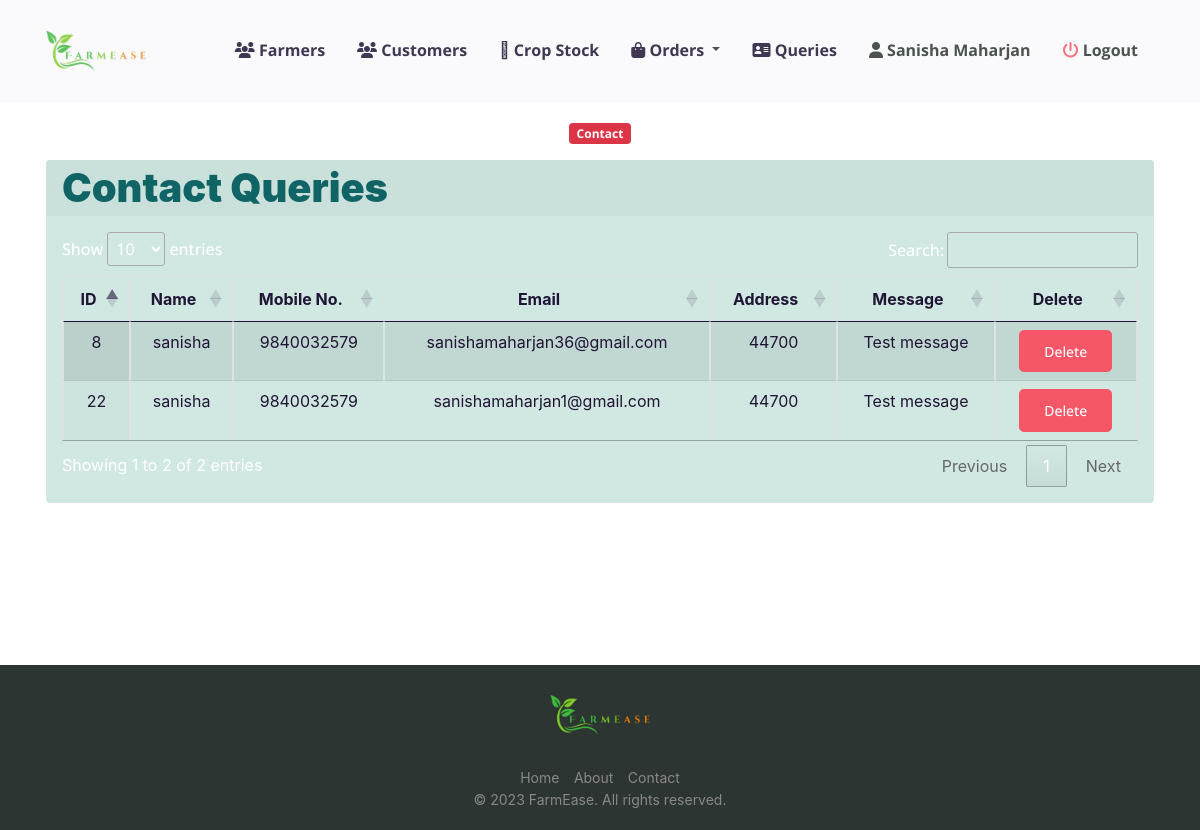
Page /admin/aviewmsg.php (signed in) on the committed database.
### tables this page shows
CREATE TABLE `contactus` (
  `c_id` int(11) NOT NULL,
  `c_name` varchar(100) NOT NULL,
  `c_mobile` varchar(100) NOT NULL,
  `c_email` varchar(100) NOT NULL,
  `c_address` varchar(500) NOT NULL,
  `c_message` text NOT NULL
);

### admin/asession.php (called while the page is built, shortened)
<?php
$user_check = $_SESSION['admin_login_user'];
?>

### admin/aviewmsg.php (the view, shortened to what this page needs)
<?php
include ('asession.php');
$query4 = "SELECT * from admin where email ='$user_check'";
              $ses_sq4 = mysqli_query($conn, $query4);
              $row4 = mysqli_fetch_assoc($ses_sq4);
              $para2 = $row4['admin_name'];
?>
<!DOCTYPE html>
<html>
<?php require ('aheader.php');  ?>
  <body class="bg-white" id="top">
<?php require ('anav.php');  ?>
  <section class="section section-shaped section-lg">
<div class="container ">
    	 <div class="row">
          <div class="col-md-8 mx-auto text-center">
            <span class="badge badge-danger badge-pill mb-3">Contact</span>
          </div>
        </div>
          <div class="row row-content">
            <div class="col-md-12 mb-3">
				<div class="card text-white bg-gradient-info mb-3">
				  <div class="card-header">
				  <span class=" text-color display-4" > Contact Queries  </span>
				  </div>
				  <div class="card-body text-white">
				<table class="table table-striped table-hover table-bordered bg-gradient-white text-center display" id="myTable">
				<thead>
						<tr class="font-weight-bold text-dark text-center">
								<th class=" text-center"> ID </th>
								 <th class=" text-center"> Name </th>
								 <th class=" text-center"> Mobile No. </th>
								 <th class=" text-center"> Email </th>
								 <th class=" text-center"> Address </th>
								 <th class=" text-center"> Message </th>
								 <th class=" text-center"> Delete </th>
						</tr>
				</thead>
				<tbody>
						<?php
					$q = "select * from contactus";
								$query = mysqli_query($conn,$q);
								while($res = mysqli_fetch_array($query)){
				 ?>
		 <tr class="text-center text-dark">
							 <td> <?php echo $res['c_id'];  ?> </td>
							 <td> <?php echo $res['c_name'];  ?> </td>
							 <td> <?php echo $res['c_mobile'];  ?> </td>
							 <td> <?php echo $res['c_email'];  ?> </td>
							 <td> <?php echo $res['c_address'];  ?> </td>
							 <td> <?php echo $res['c_message'];  ?> </td>
						<td > <button class="btn btn-sm btn-danger" > <a href="amsgdelete.php?id=<?php echo $res['c_id']; ?>"  class=" nav-link text-white">Delete</a> </button> </td>
</tr>
							 <?php
							 }
							  ?>
				</tbody>
				  </table>
				  </div>
				</div>
            </div>
          </div>
        </div>
</section>
    <?php require("footer.php");?>
</body>
</html>

### admin/anav.php (shortened to what this page needs)
  <nav
  id="navbar-main"
      class="navbar navbar-expand-lg navbar-light fixed-top py-3 bg-light opacity-85" data-navbar-on-scroll="data-navbar-on-scroll">
      <div class="container"><a class="navbar-brand" href="#"><img class="d-inline-block align-top img-fluid" src="../assets/img/fm-logo.png" alt="" width="100" /><span class="text-theme font-monospace fs-4 ps-2"></span></a>
         <div class="navbar-collapse collapse border-top border-lg-0 mt-4 mt-lg-0" id="navbarSupportedContent">
         <ul class="navbar-nav align-items-lg-center ml-auto topnav" id="nav">
         <li class="nav-item px-2">
              <a href="afarmers.php" class="nav-link">
                <span class="text-dark nav-link-inner--text font-weight-bold"
                  ><i class="text-dark fas fa-users"></i> Farmers</span
                >
              </a>
            </li>
            <li class="nav-item px-2">
              <a href="acustomers.php" class="nav-link">
                <span class="text-dark nav-link-inner--text font-weight-bold"
                  ><i class="text-dark fas fa-users"></i> Customers</span
                >
              </a>
            </li>
            <li class="nav-item px-2">
              <a href="aproducedcrop.php" class="nav-link">
                <span class="text-dark nav-link-inner--text font-weight-bold"
                  ><i class="text-dark fad fa-store-alt"></i> Crop Stock</span
                >
              </a>
            </li>
            <div class="navbar-collapse collapse border-top border-lg-0 mt-4 mt-lg-0" id="navbarSupportedContent">
              <ul class="navbar-nav align-items-lg-center ml-auto topnav" id="nav">
                <li class="nav-item px-2" id="prediction"><div class="dropdown show ">
                  <a class="nav-link dropdown-toggle " href="#" role="button" id="dropdownMenuLink" data-toggle="dropdown" aria-haspopup="true" aria-expanded="false">
                  <span class="text-dark nav-link-inner--text font-weight-bold"
                ><i class="fa fa-shopping-bag" aria-hidden="true"></i> Orders</span>
                  </a>
                    </div>
            <li class="nav-item px-2">
              <a href="aviewmsg.php" class="nav-link">
                <span class="text-dark nav-link-inner--text font-weight-bold"
                  ><i class="text-dark fas fa-address-card"></i> Queries</span
                >
              </a>
            </li>
		   <li class="nav-item px-2" id="profile">
              <a href="aprofile.php" class="nav-link">
                <span class="nav-link-inner--text font-weight-bold"
                  ><i class="fas fa-user"></i> <?php echo $para2 ?> </span
                >
              </a>
            </li>
		   <li class="nav-item px-2">
              <a href="alogout.php" class="nav-link">
                <span class="nav-link-inner--text font-weight-bold"
                  ><i class="text-danger fas fa-power-off"></i> Logout </span
                >
              </a>
</li>
          </ul>
        </div>
      </div>
    </nav>
  </body>
</html>

### admin/anav.php (style rules this page uses)
.topnav a { border-bottom: 3px solid transparent; }

### rows in the picture
contactus: c_id "8", c_name "sanisha", c_mobile "9840032579", c_email "sanishamaharjan36@gmail.com", c_address "44700", c_message "Test message"
contactus: c_id "22", c_name "sanisha", c_mobile "9840032579", c_email "sanishamaharjan1@gmail.com", c_address "44700", c_message "Test message"

### other values in the picture
$para2 "Sanisha Maharjan"
